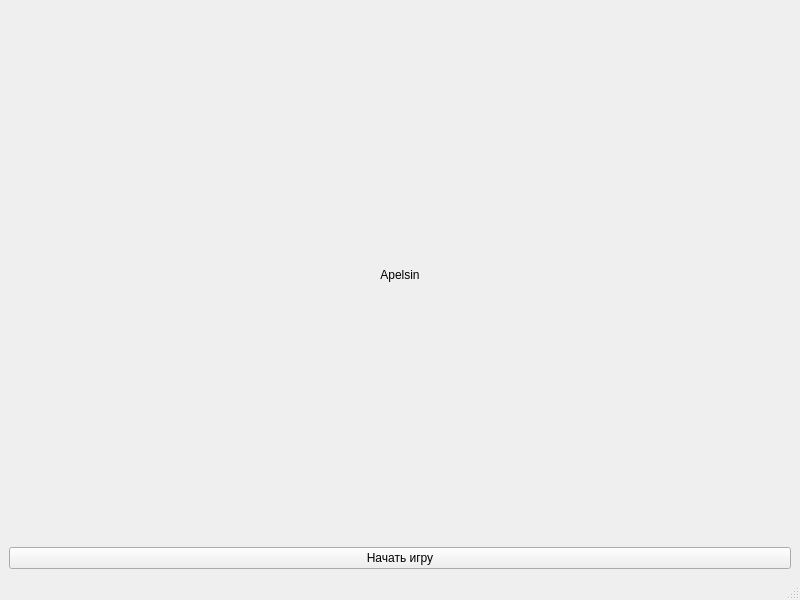
<?xml version="1.0" encoding="UTF-8"?>
<ui version="4.0">
 <class>WinterGameMainWindow</class>
 <widget class="QMainWindow" name="WinterGameMainWindow">
  <property name="geometry">
   <rect>
    <x>0</x>
    <y>0</y>
    <width>800</width>
    <height>600</height>
   </rect>
  </property>
  <property name="windowTitle">
   <string>Winter Game</string>
  </property>
  <widget class="QWidget" name="centralwidget">
   <layout class="QVBoxLayout" name="verticalLayout">
    <item>
     <widget class="QLabel" name="label">
      <property name="text">
       <string>Apelsin</string>
      </property>
      <property name="alignment">
       <set>Qt::AlignCenter</set>
      </property>
      <property name="wordWrap">
       <bool>true</bool>
      </property>
     </widget>
    </item>
    <item>
     <widget class="QPushButton" name="startButton">
      <property name="text">
       <string>Начать игру</string>
      </property>
     </widget>
    </item>
   </layout>
  </widget>
  <widget class="QMenuBar" name="menubar">
   <property name="geometry">
    <rect>
     <x>0</x>
     <y>0</y>
     <width>800</width>
     <height>21</height>
    </rect>
   </property>
  </widget>
  <widget class="QStatusBar" name="statusbar"/>
 </widget>
 <resources/>
 <connections/>
</ui>
